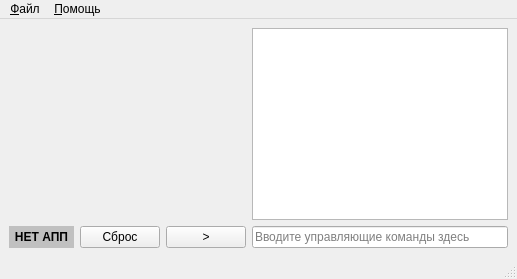
<?xml version="1.0" encoding="UTF-8"?>
<ui version="4.0">
 <class>MainWindow</class>
 <widget class="QMainWindow" name="MainWindow">
  <property name="windowTitle">
   <string>Автоматический телеграф Морзе</string>
  </property>
  <property name="locale">
   <locale language="Russian" country="Russia"/>
  </property>
  <widget class="QWidget" name="mainWidget">
   <layout class="QGridLayout" name="mainLayout" rowstretch="1,0">
    <item row="0" column="0">
     <widget class="VerticalScrollArea" name="messageHistoryScrollArea">
      <property name="frameShape">
       <enum>QFrame::NoFrame</enum>
      </property>
      <property name="horizontalScrollBarPolicy">
       <enum>Qt::ScrollBarAlwaysOff</enum>
      </property>
      <property name="widgetResizable">
       <bool>true</bool>
      </property>
      <widget class="QWidget" name="messageHistoryWidget">
       <layout class="QVBoxLayout" name="messageHistoryLayout">
        <property name="spacing">
         <number>0</number>
        </property>
        <property name="leftMargin">
         <number>0</number>
        </property>
        <property name="topMargin">
         <number>0</number>
        </property>
        <property name="bottomMargin">
         <number>0</number>
        </property>
        <item>
         <spacer name="messageHistorySpacer">
          <property name="sizeHint" stdset="0">
           <size>
            <width>0</width>
            <height>0</height>
           </size>
          </property>
         </spacer>
        </item>
       </layout>
      </widget>
     </widget>
    </item>
    <item row="0" column="1">
     <widget class="QWidget" name="consoleWidget" native="true">
      <layout class="QVBoxLayout" name="consoleLayout">
       <property name="leftMargin">
        <number>0</number>
       </property>
       <property name="topMargin">
        <number>0</number>
       </property>
       <property name="rightMargin">
        <number>0</number>
       </property>
       <property name="bottomMargin">
        <number>0</number>
       </property>
       <item>
        <widget class="QPlainTextEdit" name="logTextEdit">
         <property name="minimumSize">
          <size>
           <width>150</width>
           <height>0</height>
          </size>
         </property>
         <property name="font">
          <font>
           <family>Courier New, Courier, monospace</family>
           <pointsize>7</pointsize>
          </font>
         </property>
         <property name="toolTip">
          <string>Управляющая консоль:&lt;br&gt;префикс &amp;lt; в строке обозначает поступление данных с аппарата,&lt;br&gt;префикс &amp;gt; обозначает вывод данных на аппарат,&lt;br&gt;остальные строки – статусные и диагностические сообщения программы.</string>
         </property>
         <property name="statusTip">
          <string>Управляющая консоль</string>
         </property>
         <property name="lineWrapMode">
          <enum>QPlainTextEdit::NoWrap</enum>
         </property>
         <property name="readOnly">
          <bool>true</bool>
         </property>
        </widget>
       </item>
      </layout>
     </widget>
    </item>
    <item row="1" column="0">
     <layout class="QHBoxLayout" name="controlLayout">
      <item>
       <widget class="PortLabel" name="portLabel">
        <property name="minimumSize">
         <size>
          <width>65</width>
          <height>0</height>
         </size>
        </property>
        <property name="font">
         <font>
          <weight>75</weight>
          <bold>true</bold>
         </font>
        </property>
        <property name="statusTip">
         <string>Порт подключения телеграфного аппарата</string>
        </property>
        <property name="styleSheet">
         <string notr="true">background: rgb(192,192,192)</string>
        </property>
        <property name="text">
         <string>НЕТ АПП</string>
        </property>
        <property name="alignment">
         <set>Qt::AlignCenter</set>
        </property>
       </widget>
      </item>
      <item>
       <widget class="QPushButton" name="resetButton">
        <property name="statusTip">
         <string>Сброс соединения</string>
        </property>
        <property name="text">
         <string>Сброс</string>
        </property>
       </widget>
      </item>
      <item>
       <spacer name="controlSpacer">
        <property name="orientation">
         <enum>Qt::Horizontal</enum>
        </property>
        <property name="sizeHint" stdset="0">
         <size>
          <width>0</width>
          <height>0</height>
         </size>
        </property>
       </spacer>
      </item>
      <item>
       <widget class="ConsoleControlButton" name="consoleControlButton">
        <property name="statusTip">
         <string>Закрыть консоль управления</string>
        </property>
        <property name="text">
         <string>&gt;</string>
        </property>
       </widget>
      </item>
     </layout>
    </item>
    <item row="1" column="1">
     <widget class="ConsoleEdit" name="consoleEdit">
      <property name="placeholderText">
       <string>Вводите управляющие команды здесь</string>
      </property>
     </widget>
    </item>
   </layout>
  </widget>
  <widget class="QMenuBar" name="menuBar">
   <widget class="QMenu" name="fileMenu">
    <property name="title">
     <string>&amp;Файл</string>
    </property>
    <addaction name="separator"/>
    <addaction name="quitAction"/>
   </widget>
   <widget class="QMenu" name="helpMenu">
    <property name="title">
     <string>&amp;Помощь</string>
    </property>
    <addaction name="aboutAction"/>
    <addaction name="aboutQtAction"/>
   </widget>
   <addaction name="fileMenu"/>
   <addaction name="helpMenu"/>
  </widget>
  <widget class="QStatusBar" name="statusBar"/>
  <action name="quitAction">
   <property name="text">
    <string>&amp;Выход</string>
   </property>
   <property name="toolTip">
    <string>Закрыть приложение</string>
   </property>
   <property name="statusTip">
    <string>Закрыть приложение</string>
   </property>
   <property name="shortcut">
    <string/>
   </property>
  </action>
  <action name="aboutAction">
   <property name="text">
    <string>&amp;О программе</string>
   </property>
   <property name="statusTip">
    <string>О программе</string>
   </property>
  </action>
  <action name="aboutQtAction">
   <property name="text">
    <string>О библиотеке &amp;Qt</string>
   </property>
   <property name="statusTip">
    <string>О библиотеке Qt</string>
   </property>
  </action>
 </widget>
 <customwidgets>
  <customwidget>
   <class>PortLabel</class>
   <extends>QLabel</extends>
   <header>MorseControl</header>
  </customwidget>
  <customwidget>
   <class>ConsoleEdit</class>
   <extends>QLineEdit</extends>
   <header>MorseWidgets</header>
  </customwidget>
  <customwidget>
   <class>VerticalScrollArea</class>
   <extends>QScrollArea</extends>
   <header>MorseWidgets</header>
   <container>1</container>
  </customwidget>
  <customwidget>
   <class>ConsoleControlButton</class>
   <extends>QPushButton</extends>
   <header>MorseWidgets</header>
  </customwidget>
 </customwidgets>
 <resources/>
 <connections>
  <connection>
   <sender>quitAction</sender>
   <signal>triggered()</signal>
   <receiver>MainWindow</receiver>
   <slot>close()</slot>
  </connection>
 </connections>
</ui>
